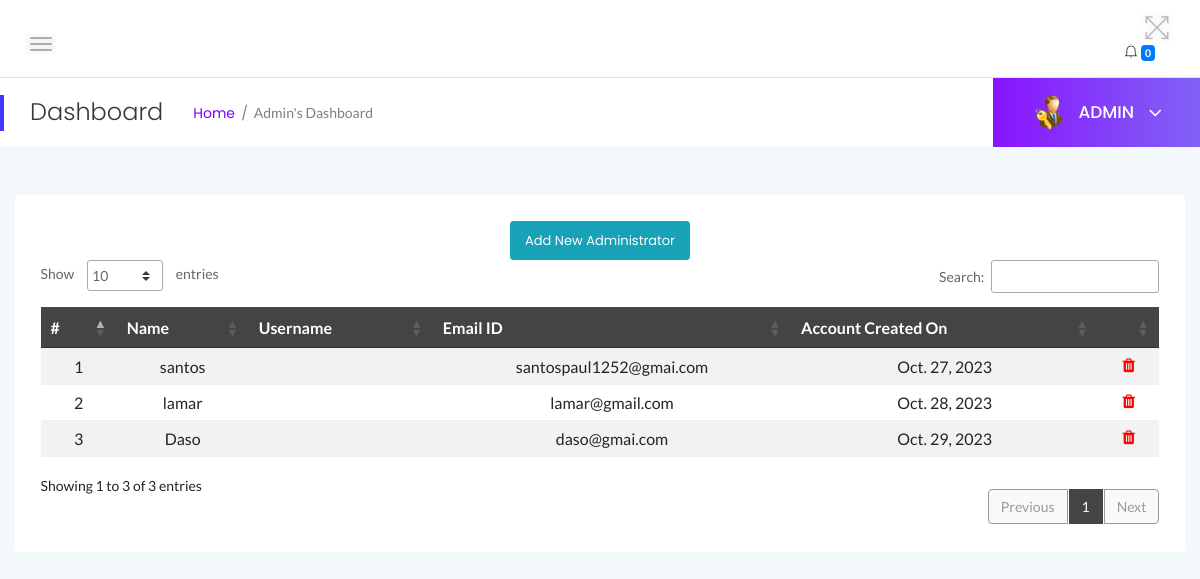
The app's page /myadmin/manage-admin/ (signed in), older data.
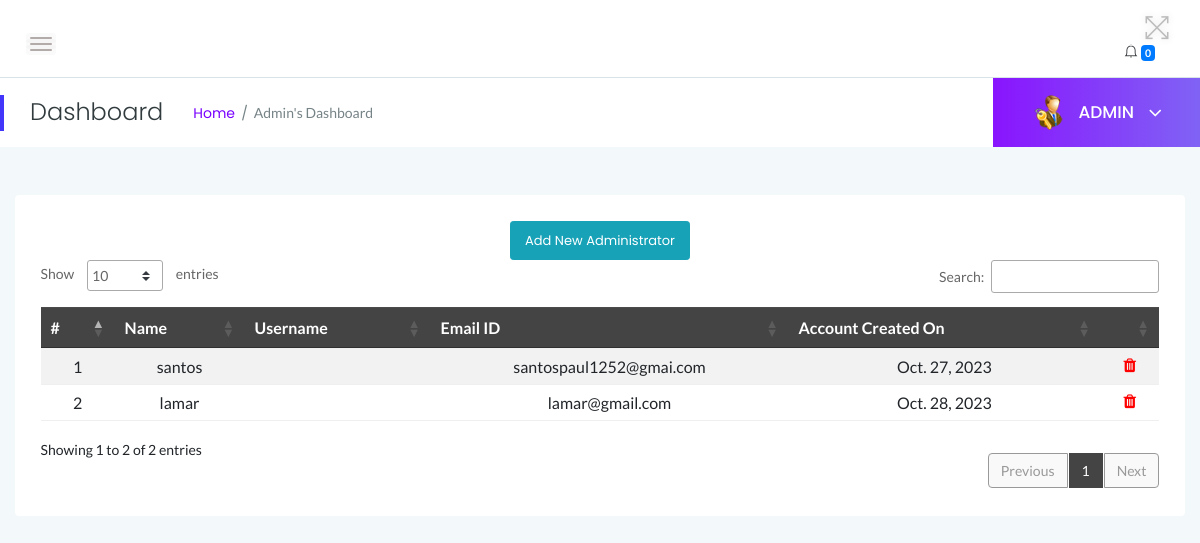
The same page, newer data.
### myadmin/models.py (models this page shows, shortened)
class Admin(models.Model):
    fullname = models.CharField(max_length=255)
    email = models.EmailField(unique=True)
    password = models.CharField(max_length=255)
    username = models.CharField(max_length=100)
    CreationDate = models.DateField(auto_now_add=True)

### myadmin/views.py (the view, shortened to what this page needs)
# urls.py: path('manage-admin/', views.manage_admin, name='manage_admin'),
@login_required
def manage_admin(request):
    admins = Admin.objects.all()
    return render(request, 'admin/manage_admin.html', {'admins': admins})

### myadmin/templates/admin/manage_admin.html (shortened to what this page needs)
{% load static %}
<html class="no-js" lang="en">
<head>
 {% include 'admin/top.html' %}
</head>
<body>
 {% include 'admin/sidebars.html' %}
                            <div class="card-body">
                                <div class="data-tables datatable-dark">
                                    <center><a href="{% url 'myadmin:add_admin' %}" class="btn btn-sm btn-info">Add New Administrator</a></center>
                                    <table id="dataTable3" class="table table-striped table-hover text-center">
                                        <thead class="text-capitalize">
                                            <tr>
                                                <th>#</th>
                                                <th>Name</th>
                                                <th>Username</th>
                                                <th>Email ID</th>
                                                <th>Account Created On</th>
                                                <th></th>
                                            </tr>
                                        </thead>
                                        <tbody>
                                            {% for admin in admins %}
                                            <tr>
                                                <td>{{ forloop.counter }}</td>
                                                <td>{{ admin.fullname }}</td>
                                                <td>{{ admin.UserName }}</td>
                                                <td>{{ admin.email }}</td>
                                                <td>{{ admin.CreationDate }}</td>
                                                <td>
                                                    <a href="{% url 'myadmin:manage_admin' %}?del={{ admin.id }}" onclick="return confirm('Do you want to delete?')">
                                                        <i class="fa fa-trash" style="color:red"></i>
                                                    </a>
                                                </td>
                                            </tr>
                                            {% endfor %}
                                        </tbody>
                                    </table>
                                </div>
                            </div>
                        </div>
                    </div>
                </div>
            </div>
        </div>
        </div>
</body>
</html>

Row changes from the older to the newer data that the page shows:
removed Admin: fullname "Daso", email "daso@gmai.com", CreationDate "Oct. 29, 2023"
Text that changed along with them:
text written by a page script: "Show entries Search: Showing 1 to 3 of 3 entries Previous 1 Next" → "Show entries Search: Showing 1 to 2 of 2 entries Previous 1 Next"
